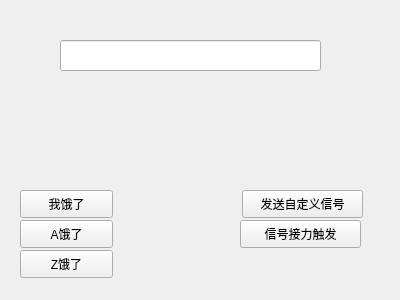
<?xml version="1.0" encoding="UTF-8"?>
<ui version="4.0">
 <class>Widget</class>
 <widget class="QWidget" name="Widget">
  <property name="geometry">
   <rect>
    <x>0</x>
    <y>0</y>
    <width>400</width>
    <height>300</height>
   </rect>
  </property>
  <property name="windowTitle">
   <string>Widget</string>
  </property>
  <widget class="QPushButton" name="pushButton">
   <property name="geometry">
    <rect>
     <x>20</x>
     <y>190</y>
     <width>93</width>
     <height>28</height>
    </rect>
   </property>
   <property name="text">
    <string>我饿了</string>
   </property>
  </widget>
  <widget class="QLineEdit" name="lineEdit">
   <property name="geometry">
    <rect>
     <x>60</x>
     <y>40</y>
     <width>261</width>
     <height>31</height>
    </rect>
   </property>
  </widget>
  <widget class="QLabel" name="label">
   <property name="geometry">
    <rect>
     <x>60</x>
     <y>80</y>
     <width>91</width>
     <height>41</height>
    </rect>
   </property>
   <property name="text">
    <string/>
   </property>
  </widget>
  <widget class="QPushButton" name="pushButton_2">
   <property name="geometry">
    <rect>
     <x>20</x>
     <y>220</y>
     <width>93</width>
     <height>28</height>
    </rect>
   </property>
   <property name="text">
    <string>A饿了</string>
   </property>
  </widget>
  <widget class="QPushButton" name="pushButton_3">
   <property name="geometry">
    <rect>
     <x>20</x>
     <y>250</y>
     <width>93</width>
     <height>28</height>
    </rect>
   </property>
   <property name="text">
    <string>Z饿了</string>
   </property>
  </widget>
  <widget class="QPushButton" name="pushButton_4">
   <property name="geometry">
    <rect>
     <x>242</x>
     <y>190</y>
     <width>121</width>
     <height>28</height>
    </rect>
   </property>
   <property name="text">
    <string>发送自定义信号</string>
   </property>
  </widget>
  <widget class="QPushButton" name="pushButton_5">
   <property name="geometry">
    <rect>
     <x>240</x>
     <y>220</y>
     <width>121</width>
     <height>28</height>
    </rect>
   </property>
   <property name="text">
    <string>信号接力触发</string>
   </property>
  </widget>
 </widget>
 <layoutdefault spacing="6" margin="11"/>
 <resources/>
 <connections/>
</ui>
